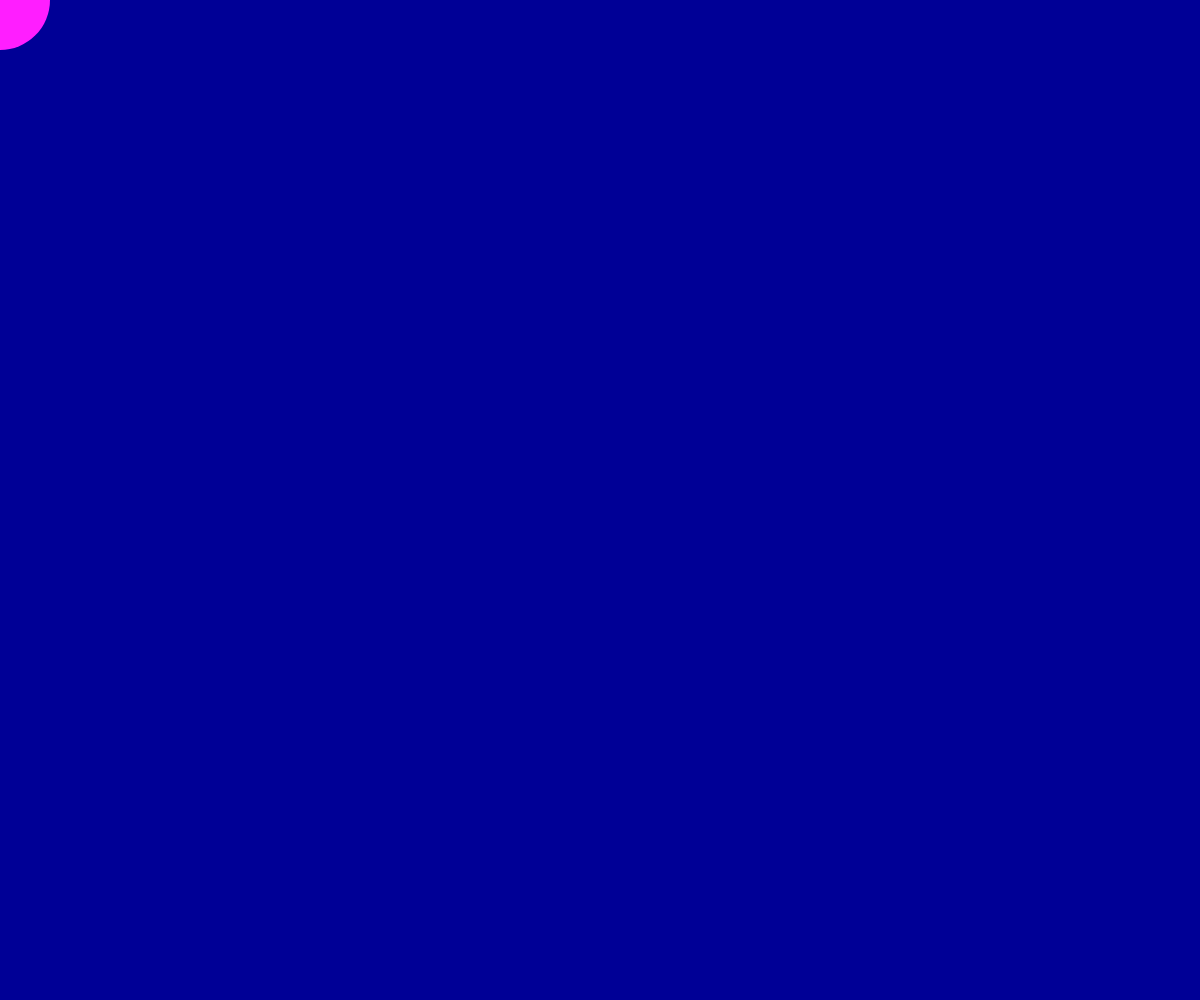
Frame 1 (no input)
Frame 60 (no input): identical to frame 1, image omitted
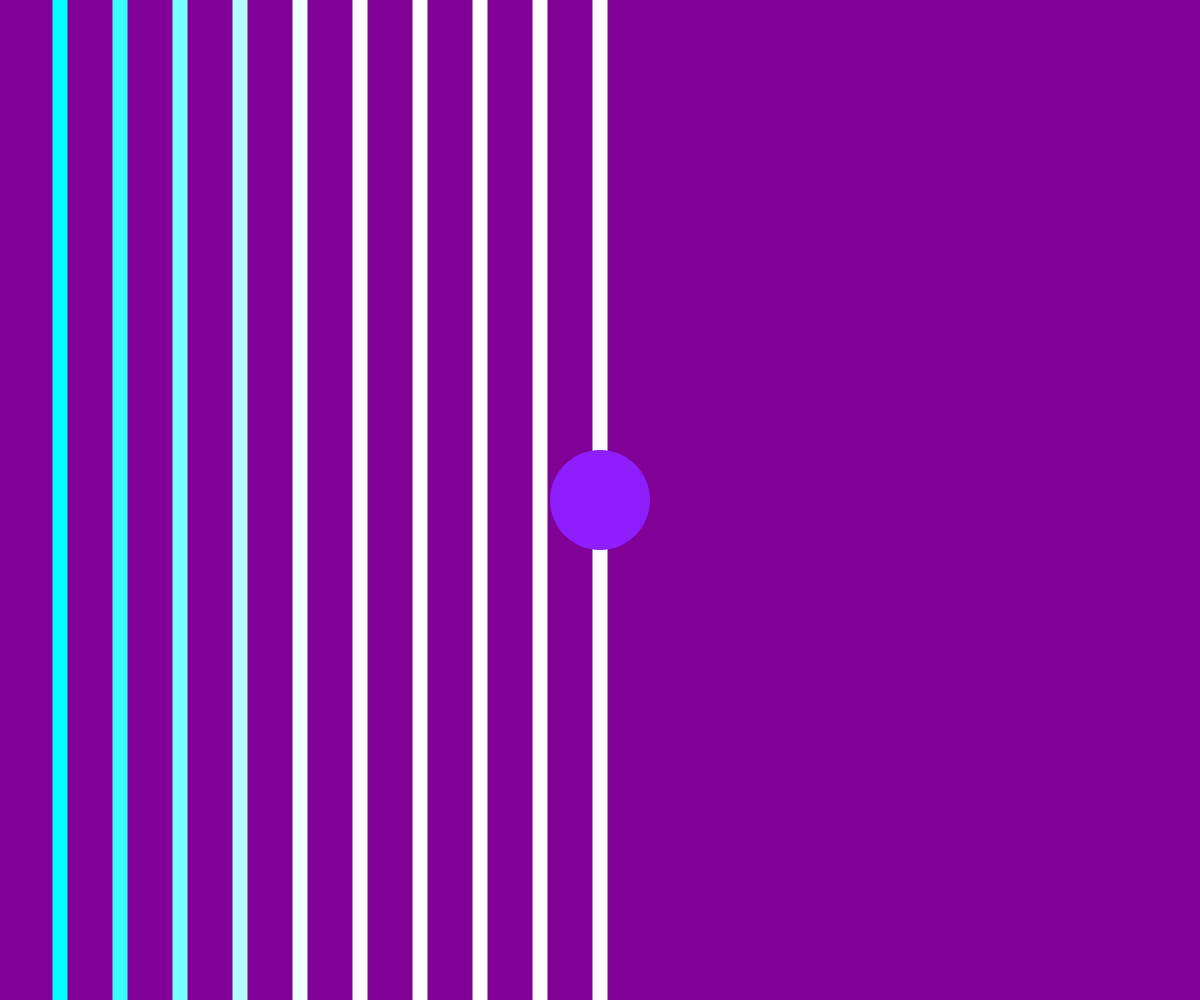
Frame 120 (the mouse pressed at the canvas centre since frame 60)

The p5.js sketch that drew these frames (run headless with seeded random() and noise() and a simulated clock; from frame 60 on, the mouse is pressed at the canvas centre):

// p5.js sketch
// ── sketch.js


function setup() {
  createCanvas(windowWidth, windowHeight);
}

function draw() {

  let h=map(mouseX, 0, windowWidth, 0, 255);
  let b=map(mouseX, 0, windowWidth, 255, 30);
  let s=map(mouseX, 0, windowWidth, 0, 30);


  background(h, 0, 150);
  strokeWeight(s)

  let x=10;


  for (let x = 0; x <= mouseX; x = x+60) {

    line(x, 0, x, height);
    stroke(x, 255, 255, windowWidth);



  }
  noStroke(0);
  fill(b, 30, 255);
  ellipse(mouseX, mouseY, 100, 100);


}
